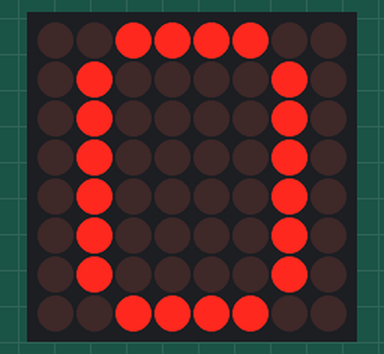
Bench run of a sketch on a simulated Arduino Uno, built with avr-gcc and run on an emulated ATmega328P. On the bench: 8×8 LED matrix. Wiring (inferred from the names in the program): MAX7219 LED driver (orientation assumed): data pin 5; clock pin 3; CS pin 4.

Above: at 1.3 s.
At 3.9 s:
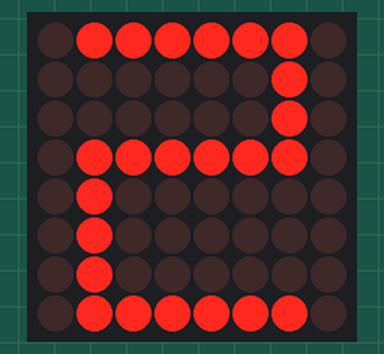
At 6.5 s:
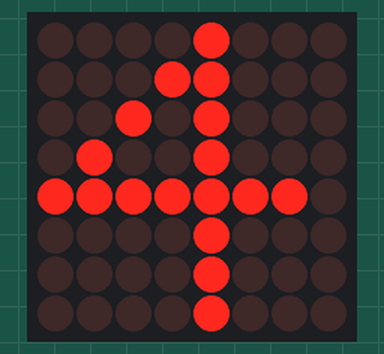
At 12.9 s:
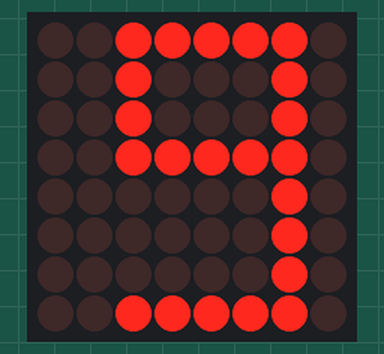
At 24.5 s:
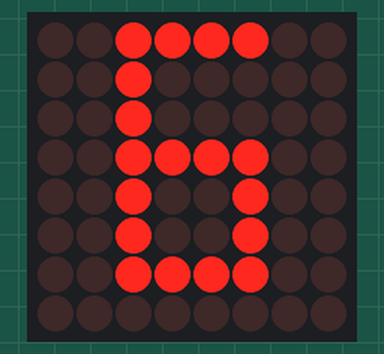
At 39.0 s:
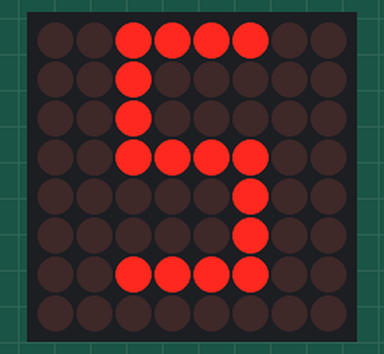

Measured:
- what the display in image 0 shows lasts 0.6 s, from 1.2 s to 1.8 s
- what the display in image 3 shows lasts 0.7 s, from 12.8 s to 13.5 s
- what the display in image 4 shows lasts 0.8 s, from 24.4 s to 25.2 s
- what the display in image 5 shows lasts 1.0 s, from 39.0 s to 40.0 s

The sketch:

max7219___.ino
```cpp
int clk =3;
int cs=4;
int din=5;

unsigned char disp1[12][8]={
{0x3C,0x42,0x42,0x42,0x42,0x42,0x42,0x3C},    //0
{0x08,0x18,0x28,0x08,0x08,0x08,0x08,0x08},    //1
{0x7E,0x2,0x2,0x7E,0x40,0x40,0x40,0x7E},    //2
{0x3E,0x2,0x2,0x3E,0x2,0x2,0x3E,0x0},     //3
{0x8,0x18,0x28,0x48,0xFE,0x8,0x8,0x8},      //4
{0x3C,0x20,0x20,0x3C,0x4,0x4,0x3C,0x0},     //5
{0x3C,0x20,0x20,0x3C,0x24,0x24,0x3C,0x0},   //6
{0x3E,0x22,0x4,0x8,0x8,0x8,0x8,0x8},      //7
{0x0,0x3E,0x22,0x22,0x3E,0x22,0x22,0x3E},   //8
{0x3E,0x22,0x22,0x3E,0x2,0x2,0x2,0x3E},     //9
{0x08,0x7F,0x49,0x49,0x7F,0x08,0x08,0x08},    //中
{0xFE,0xFE,0x92,0xFE,0x9A,0xFE,0x82,0xFE},    //国
};

void setup(){
  //设置引脚为输出
  pinMode(cs,OUTPUT);
  pinMode(clk,OUTPUT);
  pinMode(din,OUTPUT);

  //初始化MAX7219
  Init_MAX7219();
}

void loop(){
  char i,j;

 //字体扫描显示
  for(j=0;j<12;j++)
  {
     for(i=1;i<9;i++)
     {
       Write_Max7219(i,disp1[j][i-1]);
       delay(100);
     }
     delay(500);
  }

}

void Write_Max7219_byte(char DATA)
{
     char i;
     digitalWrite(cs,0);
     for(i=8;i>=1;i--)
     {
      digitalWrite(clk,0);
      if((DATA&0x80)>7){
        digitalWrite(din,1);
        }else{
          digitalWrite(din,0);
        }
      //提取最高位给DIN端口
      DATA=DATA<<1;     //左移一位
      digitalWrite(clk,1);
    }
}
void Write_Max7219(char address,char dat)
{
    digitalWrite(cs,0);
    Write_Max7219_byte(address);           //写入地址，即数码管编号
    Write_Max7219_byte(dat);               //写入数据，即数码管显示数字
    digitalWrite(cs,1);
}
void Init_MAX7219(void)
{
  Write_Max7219(0x09, 0x00);        //译码方式：BCD码
  Write_Max7219(0x0a, 0x01);        //亮度
  Write_Max7219(0x0b, 0x07);        //扫描界限；8个数码管显示
  Write_Max7219(0x0c, 0x01);        //掉电模式：0，普通模式：1
  Write_Max7219(0x0f, 0x00);
  delay(500);               //显示测试：1；测试结束，正常显示：0
}
```
